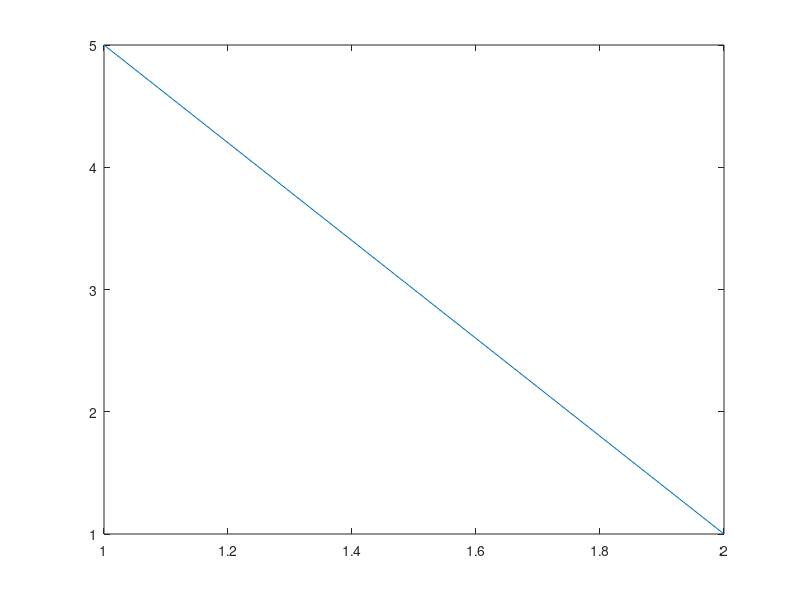

MATLAB code for this plot:

%coeficientes = load(input('informe o nome do arquivo da matriz de coeficientes\n'))
%coeficientes = load('/Users/juliocvidal/Documents/MATLAB/mat1.mat');

%constantes = load(input('informe o nome do arquivo do vetor de constantes\n'))
%constantes = load('/Users/juliocvidal/Documents/MATLAB/constantes.mat');

clear;

a = input('Informe a Matriz de coeficientes:\n');%coeficientes.mat;
c = input('vetor\n');%constantes.const;

%vetor de chutes iniciais 
x = input('informe um vetor de chutes iniciais de acordo com o tamanho da matriz. Ex. para uma matriz 4x4: [1 1 1 1]\n');

solucao = 0;
tamanho = 0;

erro = 10^-7;

impossivel = 0;

 while(true)
    tamanhoMatriz = max(size(a));
    tamanhoVetorConstantes = max(size(c));
    diagonal = 0;
    
    % variavel i vai ser usada para caminhar linhas
    for i=1:tamanhoMatriz
        
        %sempra que inicia uma linha zera os valores
        linha = 0;
        
        %variavel j caminha nas colunas
        for j=1:tamanhoMatriz
            
            %se forem iguais significa que esse indice faz parte da
            %diagonal principal
            if (i==j)
                %ja armazenando os elemento da diagonal num vetor para usar
                %la adiante no outro for
                diagonal(i) = abs(a(i,j));
            %senao, faz parte da linha, obviamente, entao deve ser somado
            %aos outros itens da linha
            else
                linha = linha + abs(a(i,j));
            end
        end
        %quando termina o laco da variavel j, significa o fim de uma linha,
        %ou seja, j ja passou por todas colunas daquela linha.
        %verifica entao se a diagonal ? menor que a linha. se for ? pq nao
        %da pra resolver o sistema por esse metodo. seta a flag impossivel
        %pra false e for?a saida do la?o pra nao ficar processando a toda        
        if abs(diagonal(i)) < abs(linha)
            impossivel = 1; 
            break;
        end
    end    
    
    %se a flag impossivel estiver verdadeira, pode encerrar a execu??o do
    %la?o principal, que ? o while
    if (impossivel)
        break;
    end
    
    solucao = 1;
    
    %so me interessa aqui a quantidade de linhas, pois eh esse o numero que
    %vai aumentar conforme forem surgindo novos valores de x, o numero de
    %colunas eh sempre constante e igual a quantidade de variaveis
    [tamanho, lixo] = size(x);
    
    %zera o novoX a cada interacao so por precaucao
    novoX = 0;
    
    % variavel i vai ser usada para caminhar linhas
    for i=1:tamanhoMatriz
        
        %sempra que inicia uma linha zera os valores
        linha = 0;
        
        %variavel j caminha nas colunas
        for j=1:tamanhoMatriz
            
            %verifica a diagonal de novo, dessa vez para pegar somente os
            %elementos q nao fazem parte da diagonal e somar na linha
            if (i~=j)
                %vai adicionando os itens na linha ja com sinal negativo
                %x(tamanho, j) quer dizer que quero pegar a linha atual da
                %matriz de solucoes, ou seja o tamanho dela, ja que ela
                %cresce em linhas e eh constante em colunas.
                %e o j eh pra pegar a coluna certa, ou seja a11 deve
                %multiplicar x(tamanho, 1) e por a? vai
                linha = linha - a(i,j)*x(tamanho,j);
            end
        end
        %finalmente ao fim de cada linha, calcula o novox da forma que ja
        %se sabe: constante menos a soma das linhas dividido pelo elemento
        %da diagonal
        novoX(i) = (c(i) + linha)/diagonal(i);
    end
      
    %verifica se o novoX encontrado menos o anterior eh menor que o erro.
    % essa sintaxe bizarra x(tamanho,:) indica que quero pegar a ultima
    % linha inteira da matriz. como se fosse um vetor
    if (abs(abs(novoX) - abs(x(tamanho,:)))  < erro)
        break;
    end

    %caso nao tenha caido no if, quer dizer que a solucao ainda nao foi
    %encontrada, entao o novoX deve ser adicionada a matriz c e o algoritmo
    %continua.
    %esse eh o ponto em que a matriz cresce em linhas, mas continua
    %constante em colunas,
    x = [x; novoX];
 end
 
 if (solucao)         
   plot (x);
    
    disp('solucoes encontradas');
    x(tamanho,:)
    fprintf('Iteracoes: %d\n', tamanho);
    
 else
     disp('impossivel resolver esse sistema por esse metodo');
 end